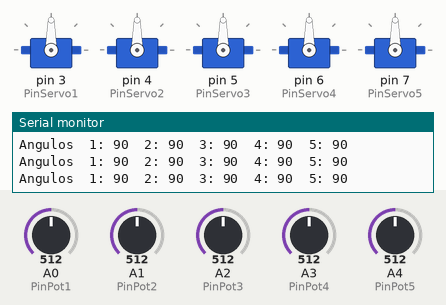
A sketch run on a simulated Arduino Uno, built with avr-gcc and run on an emulated ATmega328P. Shown: 5 × servo, the last lines printed to the serial monitor. The test bench sets the inputs (shaded band); at power-on: A0 (PinPot1) = 512, A1 (PinPot2) = 512, A2 (PinPot3) = 512, A3 (PinPot4) = 512, A4 (PinPot5) = 512.

Above: at 1.2 s.
1.3 s: A0 (PinPot1) set to 559
At 2.4 s:
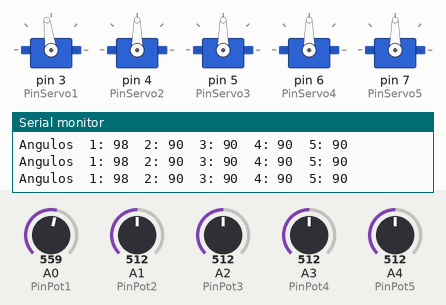
2.8 s: A0 (PinPot1) set to 580
At 4.0 s:
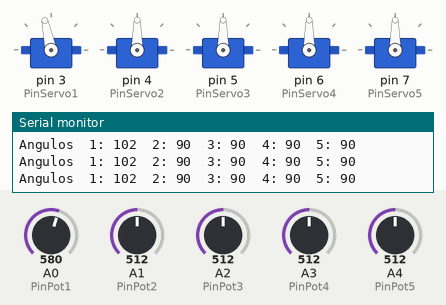
4.3 s: A1 (PinPot2) set to 61
At 5.0 s:
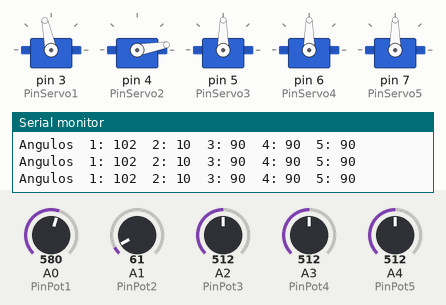
5.8 s: A1 (PinPot2) set to 51
At 7.2 s:
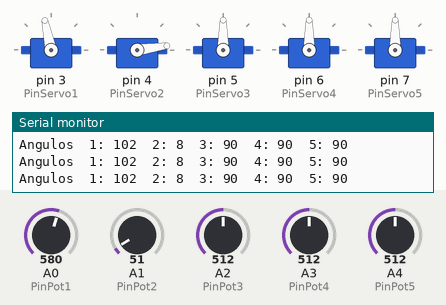
8.8 s: A2 (PinPot3) set to 60
At 10.0 s:
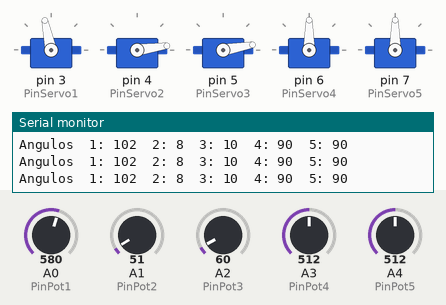
10.3 s: A2 (PinPot3) set to 53
At 11.3 s:
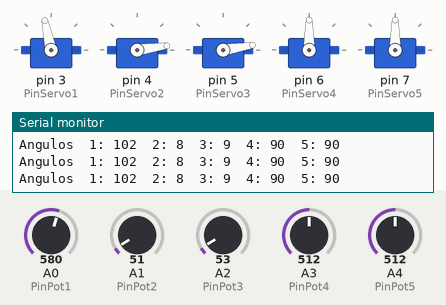
Timing chart, 0 to 13.3 s (numbered marks = the images above; inputs shaded):
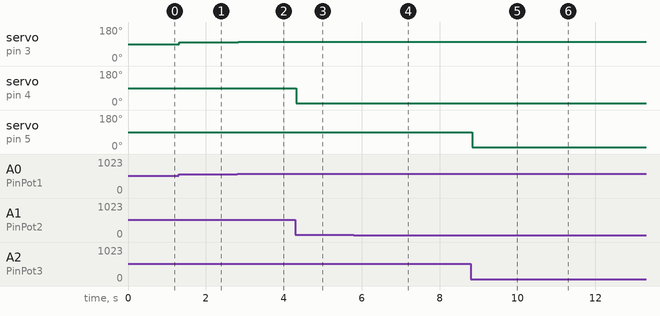

Measured:
- after the input at 1.3 s, servo on pin 3 (PinServo1): 90° → 98° at once
- after the input at 2.8 s, servo on pin 3 (PinServo1): 98° → 102° at once
- after the input at 4.3 s, servo on pin 4 (PinServo2): 90° → 10° at once
- after the input at 5.8 s, servo on pin 4 (PinServo2): 10° → 8° at once
- after the input at 8.8 s, servo on pin 5 (PinServo3): 90° → 10° at once
- after the input at 10.3 s, servo on pin 5 (PinServo3): 10° → 9° at once

The sketch:

MultipleServo.ino
```cpp
/****************************************************************************************
 Múltiple  servo

  Programa para controlar varios servomotores, cada servo se manipula con un potenciómetro.

 Conexiones:
  --------------------------
  Servo/Pot.  -> Arduino
  --------------------------
  GND(todosServos)->   GND
  VCC(todosServos)->   6V (Fuente externa)
  DATA1 (Servo1)  ->   D3
  DATA2 (Servo2)  ->   D4
  DATA3 (Servo3)  ->   D5
  DATA4 (Servo4)  ->   D6
  DATA5 (Servo5)  ->   D7
  Pin1 (todos Pot)->   5V
  Pin3 (todos Pot)->   GND
  Pin2_1 (Pot1)   ->   A0
  Pin2_2 (Pot2)   ->   A1
  Pin2_3 (Pot3)   ->   A2
  Pin2_4 (Pot4)   ->   A3
  Pin2_5 (Pot5)   ->   A4
  --------------------------
  *Puede cambiar las conexiones a otros pines del arduino modificando las variables que definen los pines

 Ejemplo desarrollado por Naylamp Mechatronics bajo licencia MIT (puede copiar, modificar, integrar o redistribuir)

 Última modificación el 26/08/2020

 Más información en:
   -https://naylampmechatronics.com/blog/33_Tutorial-uso-de-servomotores-con-arduino-.html
   -https://github.com/naylampmechatronics/Ejemplos_Servomotor

**************************************************************************************************/
#include <Servo.h>

//definición de pines
const int PinServo1 = 3;
const int PinServo2 = 4;
const int PinServo3 = 5;
const int PinServo4 = 6;
const int PinServo5 = 7;
const int PinPot1 = A0;
const int PinPot2 = A1;
const int PinPot3 = A2;
const int PinPot4 = A3;
const int PinPot5 = A4;


Servo servo1;  //creamos un objeto servo
Servo servo2;  //creamos un objeto servo
Servo servo3;  //creamos un objeto servo
Servo servo4;  //creamos un objeto servo
Servo servo5;  //creamos un objeto servo

void setup()
{
  servo1.attach(PinServo1);  // asignamos el pin al servo.
  servo2.attach(PinServo2);  // asignamos el pin al servo.
  servo3.attach(PinServo3);  // asignamos el pin al servo.
  servo4.attach(PinServo4);  // asignamos el pin al servo.
  servo5.attach(PinServo5);  // asignamos el pin al servo.
   Serial.begin(9600);
}

void loop()
{
  int angulo1 = map(analogRead(PinPot1), 0, 1023, 0, 180);  // escalamos la lectura a un valor entre 0 y 180
  int angulo2 = map(analogRead(PinPot2), 0, 1023, 0, 180);  // escalamos la lectura a un valor entre 0 y 180
  int angulo3 = map(analogRead(PinPot3), 0, 1023, 0, 180);  // escalamos la lectura a un valor entre 0 y 180
  int angulo4 = map(analogRead(PinPot4), 0, 1023, 0, 180);  // escalamos la lectura a un valor entre 0 y 180
  int angulo5 = map(analogRead(PinPot5), 0, 1023, 0, 180);  // escalamos la lectura a un valor entre 0 y 180
  servo1.write(angulo1);  // enviamos el valor escalado al servo.
  servo2.write(angulo2);  // enviamos el valor escalado al servo.
  servo3.write(angulo3);  // enviamos el valor escalado al servo.
  servo4.write(angulo4);  // enviamos el valor escalado al servo.
  servo5.write(angulo5);  // enviamos el valor escalado al servo.
  //----Enviamos los ángulos serialmente--------------
  Serial.print("Angulos  1: ");
  Serial.print(angulo1);
  Serial.print("  2: ");
  Serial.print(angulo2);
  Serial.print("  3: ");
  Serial.print(angulo3);
  Serial.print("  4: ");
  Serial.print(angulo4);
  Serial.print("  5: ");
  Serial.println(angulo5);
  delay(10);
}
```
